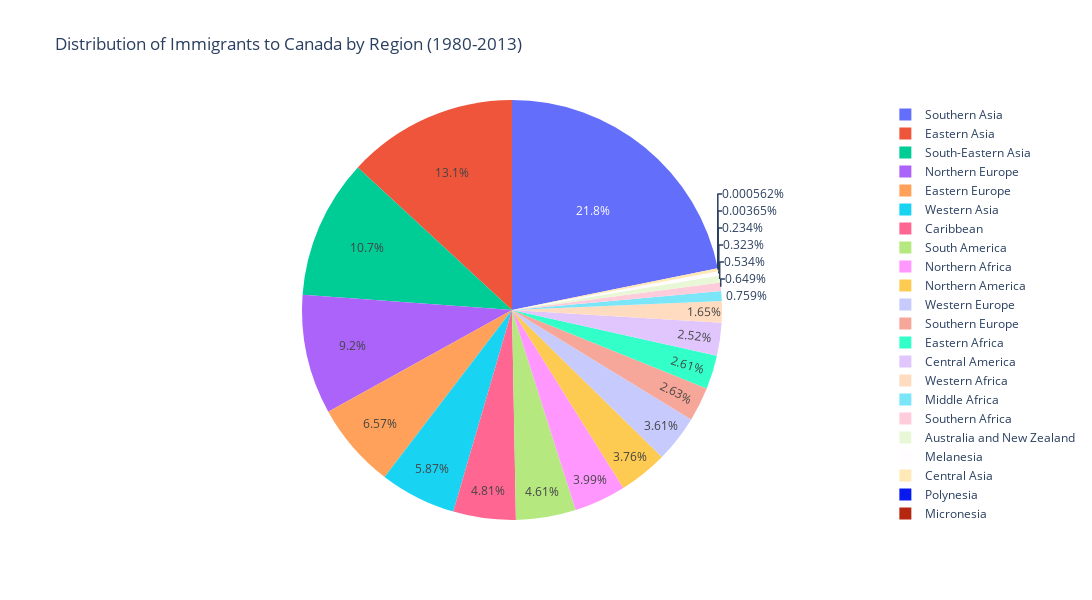

Notebook code cell kept with this figure:
### Code cell
# Group data by Region and sum the totals
df_region = df_can.groupby('Region').sum()['Total']

# Create a pie chart for distribution of immigrants by region
fig_region = px.pie(df_region, 
                    names=df_region.index, 
                    values=df_region.values, 
                    title='Distribution of Immigrants to Canada by Region (1980-2013)')

fig_region.update_layout(width=1200, height=600)

fig_region

### Figure 1 — Plotly figure (JSON) as saved in the notebook; plotly's stock layout.template omitted (floating-point values rounded to 4 significant figures)
{"data": [{"domain": {"x": [0, 1], "y": [0, 1]}, "hovertemplate": "Region=%{label}<br>value=%{value}<extra></extra>", "labels": ["Australia and New Zealand", "Caribbean", "Central America", "Central Asia", "Eastern Africa", "Eastern Asia", "Eastern Europe", "Melanesia", "Micronesia", "Middle Africa", "Northern Africa", "Northern America", "Northern Europe", "Polynesia", "South America", "South-Eastern Asia", "Southern Africa", "Southern Asia", "Southern Europe", "Western Africa", "Western Asia", "Western Europe"], "legendgroup": "", "name": "", "showlegend": true, "type": "pie", "values": [34215, 308253, 161653, 15024, 167389, 841201, 421223, 20689, 36, 48628, 255451, 241142, 589584, 234, 295242, 687329, 41579, 1398120, 168544, 105901, 376120, 231596]}], "layout": {"height": 600, "legend": {"tracegroupgap": 0}, "title": {"text": "Distribution of Immigrants to Canada by Region (1980-2013)"}, "width": 1200}}
